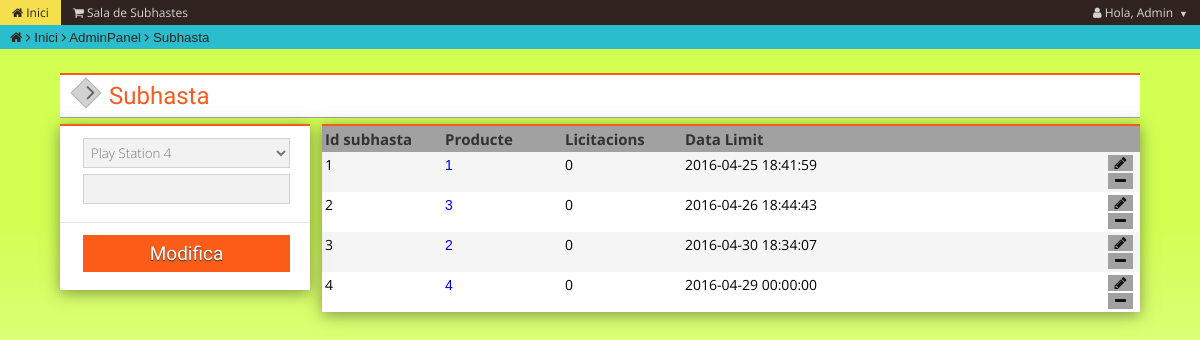
Page /admin/modSub.php (signed in) on the committed database.
### tables this page shows
CREATE TABLE IF NOT EXISTS `Subhasta` (
  `id_subhasta` int(10) NOT NULL AUTO_INCREMENT,
  `id_producte` int(10) NOT NULL,
  `num_licitacions` int(10) DEFAULT NULL,
  `temps` timestamp NOT NULL DEFAULT CURRENT_TIMESTAMP ON UPDATE CURRENT_TIMESTAMP,
  `completada` int(1) NOT NULL,
  PRIMARY KEY (`id_subhasta`),
  KEY `id_producte` (`id_producte`)
);

### System/Classes/Producte.php (called while the page is built, shortened)
<?php
    class Producte{
        private $id_producte;
        private $nom;
        public function view_all(){
            $db = new connexio();
            $sql = "SELECT * FROM Producte";
            $query = $db->query($sql);
            $rtn = array();
            while($obj = $query->fetch_assoc()){
                $Producte = new Producte($obj["id_producte"],$obj["nom"],$obj["descripcio"],$obj["caracteristiques"],$obj["link_img"],$obj["id_categoria"],$obj["preu_mercat"]);
                array_push($rtn, $Producte);
            }
            return $rtn;
        }
        function __construct(){
            $args = func_get_args();
            $num = func_num_args();
            $f='__construct'. $num;
        }
        function __construct0(){
            $this->id_producte=0;
            $this->nom = "";
        }
        function __construct7($a1, $a2, $a3, $a4, $a5, $a6, $a7){
            $this->id_producte=$a1;
            $this->nom = $a2;
        }
        public function getId_Producte(){
            return $this->id_producte;
        }
        public function getNom(){
            return $this->nom;
        }
    }
?>

### System/Classes/Subhasta.php (called while the page is built, shortened)
<?php
    class Subhasta{
        private $id_subhasta;
        private $id_producte;
        private $num_licitacions;
        private $temps;
        public function view_all(){
            $db = new connexio();
            $sql = "SELECT * FROM Subhasta";
            $query = $db->query($sql);
            $rtn = array();
            while($obj = $query->fetch_assoc()){
                $Subhasta = new Subhasta($obj["id_subhasta"],$obj["id_producte"],$obj["num_licitacions"],$obj["temps"]);
                array_push($rtn, $Subhasta);
            }
            return $rtn;
        }
        function __construct(){
            $args = func_get_args();
            $num = func_num_args();
            $f='__construct'. $num;
        }
        function __construct0(){
            $this->id_subhasta=0;
            $this->id_producte = "";
            $this->num_licitacions = "";
            $this->temps = "";
        }
        function __construct4($a1, $a2, $a3, $a4){
            $this->id_subhasta=$a1;
            $this->id_producte = $a2;
            $this->num_licitacions = $a3;
            $this->temps = $a4;
        }
        public function getId_Subhasta(){
            return $this->id_subhasta;
        }
        public function getId_Producte(){
            return $this->id_producte;
        }
        public function getNum_Licitacions(){
            return $this->num_licitacions;
        }
        public function getTemps(){
            return $this->temps;
        }
    }
?>

### admin/modSub.php (the view, shortened to what this page needs)
<?php
include "../Public/layouts/menu.php";?>
<div class="user-box">
    <div class="user-content">
        <div class="user-title"><a href="../admin/"><span class="sb-return"><i class="fa fa-angle-left sb-return-icon"></i></span></a><h3>Subhasta</h3></div>
        <div class="caixa caixa1">
            <form method="POST" name="myForm" action="../System/Protocols/Subhasta_Mod.php">
                <div class="user-info">
                        <?php
                        require_once('../System/Classes/Subhasta.php');
                        ?>
                    <div class="input-1">
                        <?php
                            require_once('../System/Classes/Producte.php');
                            $Producte = new Producte();
                            $rtn = $Producte->view_all();
                            echo '<select class="input" id="cat" value="" type="text" name="producte" autofocus required>';
                            foreach ($rtn as $row) {
                                if($row->getId_Producte() == $prod){
                                    echo '<option selected="selected" value="'.$row->getId_Producte().'">'.$row->getNom().'</option>';
                                }else{
                                    echo '<option value="'.$row->getId_Producte().'">'.$row->getNom().'</option>';
                                }
                            }
                            echo '</select>';
                        ?>
                    </div>
                    <div class="input-1">
                        <input class="input" id="cat" value="<?php echo $temps; ?>" type="datetime" name="time" step="1" required>
                    </div>
                </div>
                <div style="border:none;" class="user-info" >
                    <div class="input-1">
                        <input id="logbutton" type="submit" value="Modifica">
                    </div>
                </div>
            </form>
        </div>
        <div class="caixa caixa2">
            <ul class="row">
                <li class="cell cellsubid celltop">Id subhasta</li>
                <li class="cell cellproid celltop">Producte</li>
                <li class="cell celllicit celltop">Licitacions</li>
                <li class="cell celldata celltop">Data Limit</li>
                <a class="cell celldel celltop" href="#"><li><strong>&nbsp;</strong></li></a>
                <a class="cell celldel celltop" href="#"><li><strong>&nbsp;</strong></li></a>
            </ul>
            <?php
                require_once('../System/Classes/Subhasta.php');
                $Subhasta = new Subhasta();
                $Subhasta = $Subhasta->view_all();
                $i = 0;
                foreach ($Subhasta as $row) {
                    $id_subasta = $row->getId_Subhasta();
                    $id_producte = $row->getId_Producte();
                    $licitacions = $row->getNum_Licitacions();
                    $temps = $row->getTemps();
                        if ( $i%2 == 0){
                           echo '
                            <ul class="row1">
                                <li class="cell cellsubid">'.$id_subasta.'&nbsp;</li>
                                <li class="cell cellproid"><a href=proDetail.php?idPro='.$id_producte.'>'.$id_producte.'</a>&nbsp;</li>
                                <li class="cell celllicit">'.$licitacions.'&nbsp;</li>
                                <li class="cell celldata">'.$temps.'&nbsp;</li>
                                <a class="cell celldel" href="modSub.php?modSub='.$id_subasta.'"><li><i class="fa fa-pencil" aria-hidden="true"></i></li></a><br>
                                <a class="cell celldel" href="delSub.php?delSub='.$id_subasta.'"><li><i class="fa fa-minus" aria-hidden="true"></i></li></a>
                            </ul>
                            ';
                        }else{
                            echo '
                            <ul class="row2">
                                <li class="cell cellsubid">'.$id_subasta.'&nbsp;</li>
                                <li class="cell cellproid"><a href=proDetail.php?idPro='.$id_producte.'>'.$id_producte.'</a>&nbsp;</li>
                                <li class="cell celllicit">'.$licitacions.'&nbsp;</li>
                                <li class="cell celldata">'.$temps.'&nbsp;</li>
                                <a class="cell celldel" href="modSub.php?modSub='.$id_subasta.'"><li><i class="fa fa-pencil" aria-hidden="true"></i></li></a><br>
                                <a class="cell celldel" href="delSub.php?delSub='.$id_subasta.'"><li><i class="fa fa-minus" aria-hidden="true"></i></li></a>
                            </ul>
                            ';
                        }
                    $i++;
                }
            ?>
        </div>
    </div>
</div>
<?php include "../Public/layouts/footer.php";?>

### Public/css/style.css (style rules this page uses)
body { background-color: #DDF45B; font-family: 'Open Sans', sans-serif; }
form { font-family: 'Open Sans', sans-serif; }
.input { background: #ffffff; height: 30px; padding: 3px; border-radius: 3px; color: #777777; position: relative; outline: none; font-weight: 300; font-family: inherit; margin-bottom: 6px; border: none; }
.input-1, .input-2 { display: -webkit-flex; display: flex; }
.input-1, .input-2 > div { font-family: 'Open Sans', sans-serif; }
.input-1 > .input { width: 100%; margin-left: 3px; }
#logbutton { width: 100%; margin-left: 3px; padding: 7px 20px; font-size: 14px; border-radius: 3px; color: #ffffff; background-color: #09afdf; border: none; outline: none; margin-bottom: 6px; }

### Public/css/menu.css (style rules this page uses)
* { font-family:Arial, Helvetica, sans-serif; list-style:none; text-decoration: none; margin:0; padding:0; }
ul, ol { list-style:none; }

### rows in the picture
subhasta: id_subhasta "1", id_producte "1", num_licitacions "0", temps "2016-04-25 18:41:59"
subhasta: id_subhasta "2", id_producte "3", num_licitacions "0", temps "2016-04-26 18:44:43"
subhasta: id_subhasta "3", id_producte "2", num_licitacions "0", temps "2016-04-30 18:34:07"
subhasta: id_subhasta "4", id_producte "4", num_licitacions "0", temps "2016-04-29 00:00:00"

### other values in the picture
$value['user'] "Admin"
$pan[0] "Inici"
$pan[0] "AdminPanel"
$pan[0] "Subhasta"
form field producte "Play Station 4"
